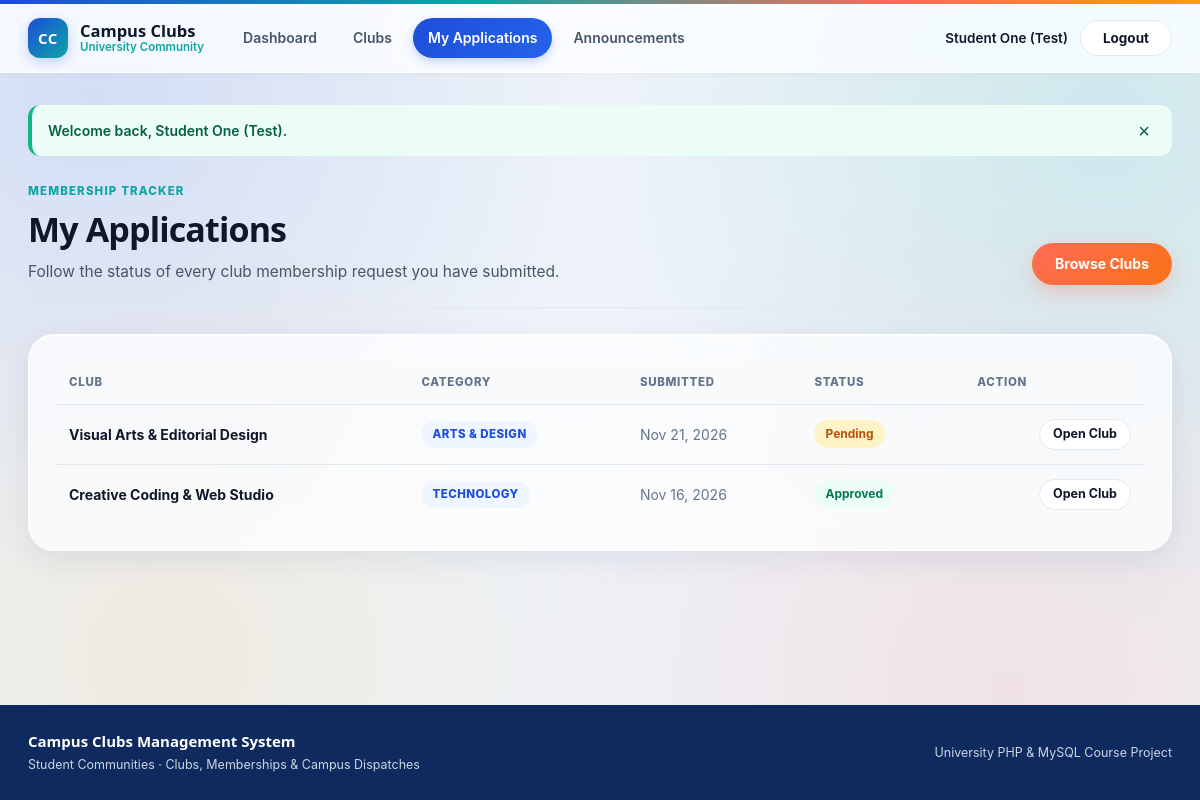
The page /student/my_applications.php (signed in) on the database its author committed.
### tables this page shows
CREATE TABLE `membership_applications` (
    `id` INT UNSIGNED NOT NULL AUTO_INCREMENT,
    `student_id` INT UNSIGNED NOT NULL,
    `club_id` INT UNSIGNED NOT NULL,
    `motivation` TEXT DEFAULT NULL,
    `status` ENUM('Pending', 'Approved', 'Rejected') NOT NULL DEFAULT 'Pending',
    `application_date` TIMESTAMP NOT NULL DEFAULT CURRENT_TIMESTAMP,
    PRIMARY KEY (`id`),
    KEY `idx_apps_student_club` (`student_id`, `club_id`, `status`),
    KEY `idx_apps_status` (`status`),
    CONSTRAINT `fk_apps_student`
        FOREIGN KEY (`student_id`) REFERENCES `users` (`id`)
        ON DELETE CASCADE ON UPDATE CASCADE,
    CONSTRAINT `fk_apps_club`
        FOREIGN KEY (`club_id`) REFERENCES `clubs` (`id`)
        ON DELETE CASCADE ON UPDATE CASCADE
);

CREATE TABLE `clubs` (
    `id` INT UNSIGNED NOT NULL AUTO_INCREMENT,
    `name` VARCHAR(140) NOT NULL,
    `description` TEXT NOT NULL,
    `category` VARCHAR(80) NOT NULL,
    `activities` TEXT NOT NULL,
    `image` VARCHAR(255) DEFAULT 'images/club-tech.jpg',
    `created_at` TIMESTAMP NOT NULL DEFAULT CURRENT_TIMESTAMP,
    PRIMARY KEY (`id`),
    UNIQUE KEY `uq_clubs_name` (`name`),
    KEY `idx_clubs_category` (`category`)
);

### student/my_applications.php (the view, shortened to what this page needs)
<?php
require_once '../db.php';
$student_id = (int) $_SESSION['user_id'];
$stmt = $pdo->prepare(
    'SELECT ma.*, c.name AS club_name, c.category
     FROM membership_applications ma
     JOIN clubs c ON c.id = ma.club_id
     WHERE ma.student_id = :sid
     ORDER BY ma.application_date DESC'
);
$stmt->execute([':sid' => $student_id]);
$applications = $stmt->fetchAll();
require '../header.php';
?>
<section class="editorial-masthead">
    <div>
        <span class="kicker">Membership Tracker</span>
        <h1 class="display-title">My Applications</h1>
        <p class="lead-copy">Follow the status of every club membership request you have submitted.</p>
    </div>
    <div class="masthead-actions">
        <a href="clubs.php" class="btn btn-primary">Browse Clubs</a>
    </div>
</section>
<section class="surface-block">
    <?php if (empty($applications)): ?>
        <p class="empty-copy">You have not applied to any clubs yet. <a href="clubs.php" class="text-link">Explore the clubs directory &rarr;</a></p>
    <?php else: ?>
        <div class="table-scroll">
            <table class="editorial-table">
                <thead>
                    <tr>
                        <th>Club</th>
                        <th>Category</th>
                        <th>Submitted</th>
                        <th>Status</th>
                        <th class="align-right">Action</th>
                    </tr>
                </thead>
                <tbody>
                    <?php foreach ($applications as $app): ?>
                        <tr>
                            <td><strong><?= e($app['club_name']) ?></strong></td>
                            <td><span class="cat-tag"><?= e($app['category']) ?></span></td>
                            <td class="muted"><?= e(format_date($app['application_date'])) ?></td>
                            <td><?= status_pill($app['status']) ?></td>
                            <td class="align-right">
                                <a href="club_details.php?id=<?= (int) $app['club_id'] ?>" class="btn btn-outline btn-xs">Open Club</a>
                            </td>
                        </tr>
                    <?php endforeach; ?>
                </tbody>
            </table>
        </div>
    <?php endif; ?>
</section>
<?php require '../footer.php'; ?>

### db.php (shortened to what this page needs)
<?php
function e($value): string
{
    return htmlspecialchars((string) ($value ?? ''), ENT_QUOTES, 'UTF-8');
}
function format_date(?string $dateStr): string
{
    $ts = strtotime($dateStr);
    return $ts ? date('M j, Y', $ts) : e($dateStr);
}
function status_pill(string $status): string
{
    $key = strtolower(trim($status));
    $cls = 'status-pending';
    if ($key === 'approved') {
        $cls = 'status-approved';
    } elseif ($key === 'rejected') {
        $cls = 'status-rejected';
    }
    return '<span class="status-pill ' . $cls . '">' . e(ucfirst($key)) . '</span>';
}

### rows shown on the page
membership_applications: club.name "Visual Arts & Editorial Design", club.category "ARTS & DESIGN", application_date "Nov 21, 2026", status "Pending"
membership_applications: club.name "Creative Coding & Web Studio", club.category "TECHNOLOGY", application_date "Nov 16, 2026", status "Approved"

### other values the page prints
$user_name "Student One (Test)"
$flash['message'] "Welcome back, Student One (Test)."
